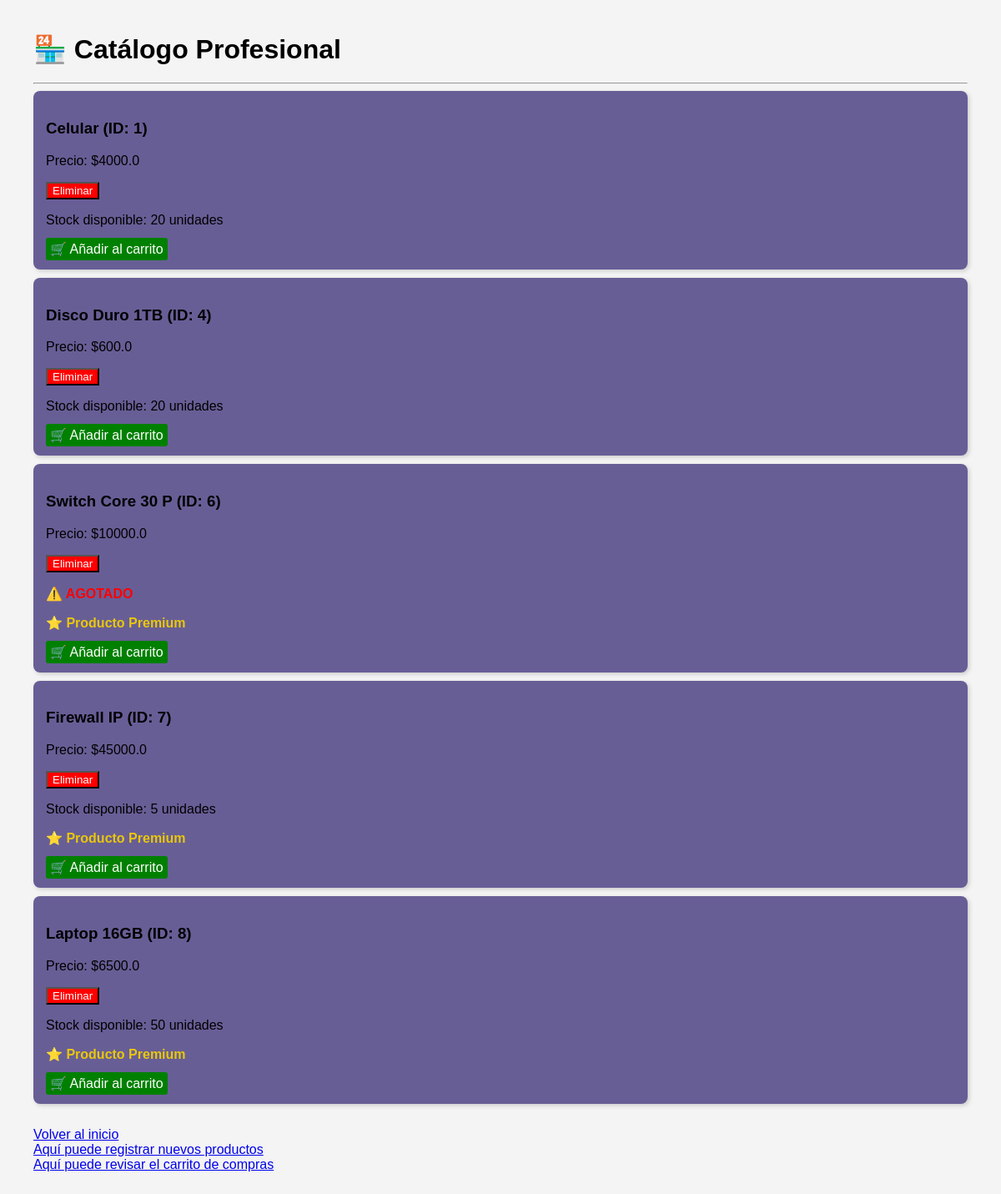
Before: /productos with the older database file.
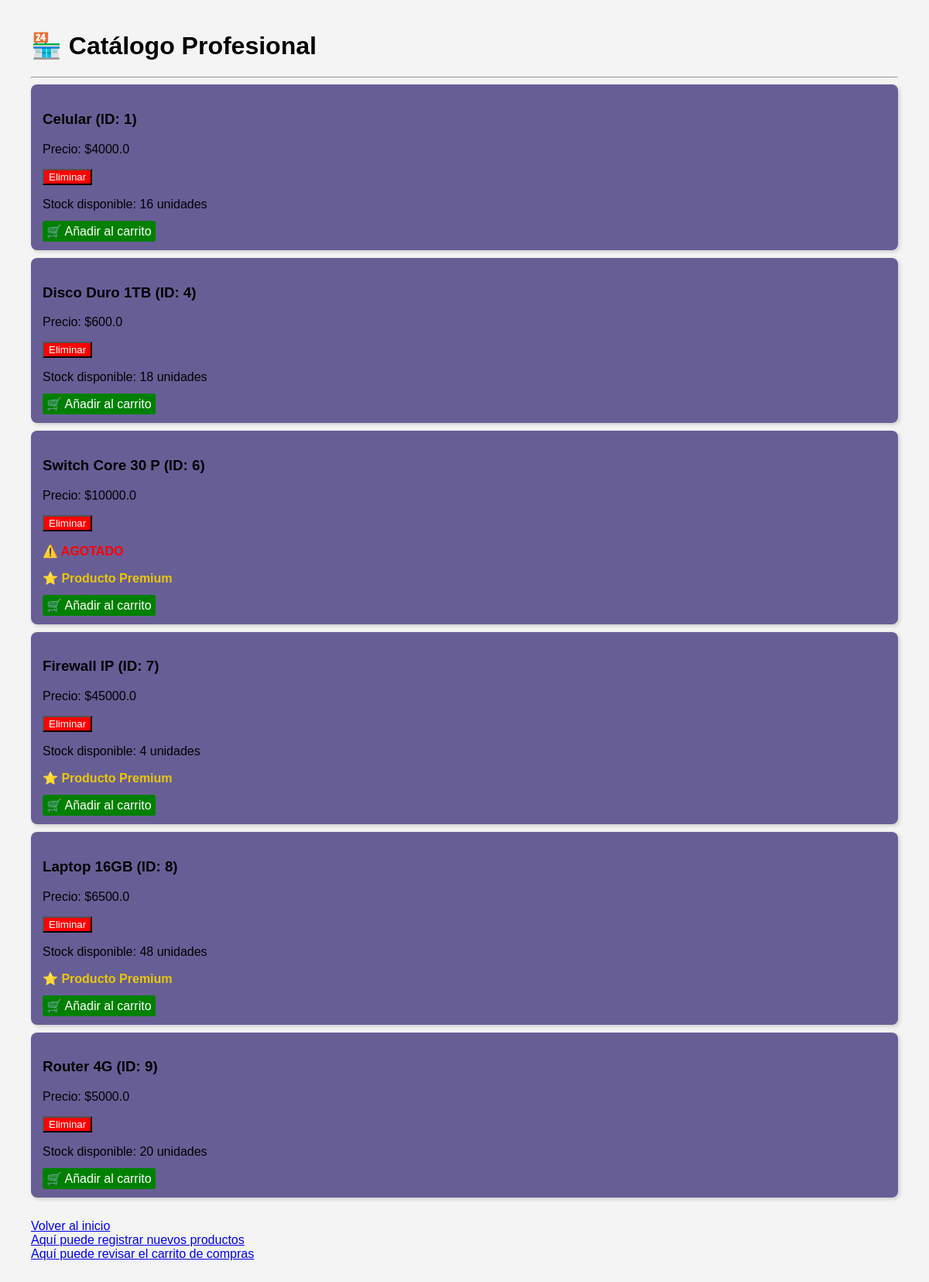
After: the same page with the newer database file.
### tables this page shows
CREATE TABLE productos (
        id INTEGER PRIMARY KEY AUTOINCREMENT,
        nombre TEXT NOT NULL,
        precio REAL NOT NULL,
        stock INTEGER NOT NULL
    );

### app.py (the view)
@app.route('/productos')
def lista_productos():
    datos = obtener_datos() # La función que ya tenías de SQLite
    return render_template('index.html', productos=datos)

### app.py (called while the page is built)
def obtener_datos():
    conexion = sqlite3.connect("tienda.db")
    cursor = conexion.cursor()
    cursor.execute("SELECT * FROM productos")
    productos = cursor.fetchall()
    conexion.close()
    return productos

### templates/index.html (shortened to what this page needs)
<!DOCTYPE html>
<html>
<head>
</head>
<body>
    <h1>🏪 Catálogo Profesional</h1>
    <hr>
    {% for p in productos %}
    <div class="producto-card">
        <h3>{{ p[1] }} (ID: {{ p[0] }})</h3>
        <p>Precio: ${{ p[2] }}</p>
        <form action="/borrar/{{ p[0] }}" method="GET" style="display:inline;">
            <button type="submit"
            onclick="return confirm('¿Eliminar?')"
            style="background-color: red; color: white; cursor: pointer;">
            Eliminar
            </button>
        </form>
        {% if p[3] == 0 %}
            <p class="stock-bajo">⚠️ AGOTADO</p>
        {% else %}
            <p>Stock disponible: {{ p[3] }} unidades</p>
        {% endif %}
        {% if p[2] >= 6000 %}
            <p class= "producto-premium">⭐ Producto Premium</p>
        {% endif %}
    <a href="/agregar_carrito/{{ p[0] }}"
       style="background-color: green; color: white; padding: 5px; text-decoration: none; border-radius: 3px;">
       🛒 Añadir al carrito
    </a>
    </div>
    {% endfor %}
    </ul><br><a href='/'>Volver al inicio</a>
    </ul><br><a href='nuevo'>Aquí puede registrar nuevos productos</a>
    </ul><br><a href='carrito'>Aquí puede revisar el carrito de compras</a>
</body>
</html>

Changed rows visible on the page:
changed productos "Celular": stock "20" → "16"
changed productos "Disco Duro 1TB": stock "20" → "18"
changed productos "Firewall IP": stock "5" → "4"
changed productos "Laptop 16GB": stock "50" → "48"
added productos: nombre "Router 4G", id "9", precio "5000.0", stock "20"
